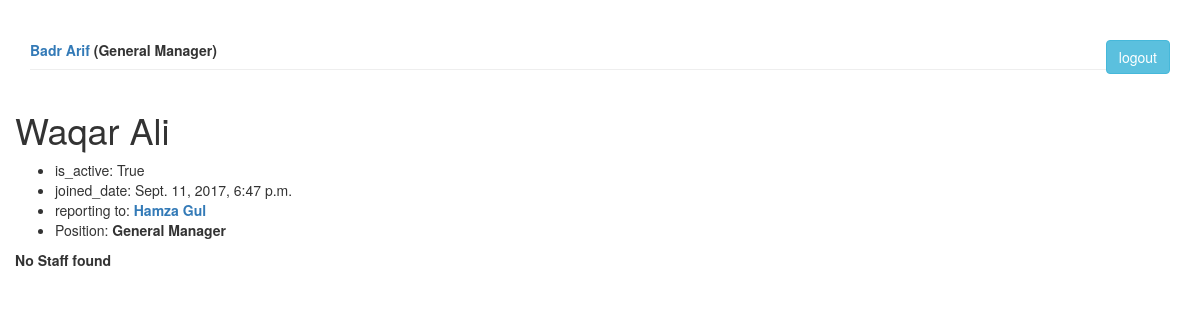
Page /appraisal/detail/user/9 (signed in) on the committed database.
### appraisal/models.py (models this page shows)
class Employee(models.Model):
    def __str__(self):
        return self.name
    user = models.OneToOneField(User, on_delete=models.CASCADE, null=True, blank=True)
    employee_type = (('mg', 'Manager'),
                     ('gm', 'General Manager'),
                     ('sf', 'Staff')
                     )
    name = models.CharField(max_length=40)
    type = models.CharField(max_length=2,
                            choices=employee_type,
                            default='sf')
    joined_date = models.DateTimeField('date joined', null=True, blank=True)
    is_active = models.BooleanField(default=True)
    reporting_to = models.ForeignKey("self", on_delete=models.CASCADE, null=True, blank=True)
    @property
    def all_reportee(self):
        return self.employee_set.all()

### appraisal/views.py (the view)
# urls.py: url(r'^detail/user/(?P<pk>[0-9 a-z A-Z]+)$', views.DetailUserView.as_view(),  name='detail'),
class DetailUserView(LoginRequiredMixin, FormContext, generic.DetailView):
    model = Employee
    template_name = 'appraisal/detail.html'
    context_object_name = 'employee'
    def get_queryset(self):
        return Employee.objects.filter(pk=self.kwargs['pk'])
    def get_context_data(self, **kwargs):
        context = super(DetailUserView, self).get_context_data(**kwargs)
        under_employee = {'reporting_employee': self.request.user.employee.all_reportee}
        context.update(under_employee)
        return context

### appraisal/templatetags/my_tags.py (called while the page is built)
@register.inclusion_tag('logged_in/user.html')
def logged_in_user(user, takes_context=True):
    return {'user': user}

### appraisal/views.py (called while the page is built)
    def get_context_data(self, **kwargs):
        context = super(FormContext, self).get_context_data(**kwargs)
        context.update(self.extra_context)
        return context

### appraisal/templates/appraisal/detail.html (shortened to what this page needs)
<link rel="stylesheet" href="https://maxcdn.bootstrapcdn.com/bootstrap/3.3.7/css/bootstrap.min.css">
{% load static %}
{% load bootstrap3 %}
<html lang="en">
<head>
  <link rel="stylesheet" href="https://maxcdn.bootstrapcdn.com/bootstrap/3.3.7/css/bootstrap.min.css">
</head>
<body>
<div class="container-fluid">
{% load my_tags %}
{% logged_in_user user%}
{% if employee %}
<h1>{{ employee.name }} </h1>
<ul>
    <li> is_active: {{ employee.is_active }} </li>
    <li>joined_date: {{ employee.joined_date }}</li>
    {% if employee.reporting_to %}
    <li>reporting to:<b> <a href="{% url 'appraisal:detail' employee.reporting_to_id %}">
        {{ employee.reporting_to }}
        </a>
        </b>
    </li>
        {% endif %}
    <li>Position: <b>{{ employee.get_type_display }}</b></li>
</ul>
     {% if employee.all_reportee %}
<h2>
    Reportees
</h2>
        {% for reporting_employee in employee.all_reportee %}
            <li>
               <a href="{% url 'appraisal:detail' reporting_employee.id %}">
                   {{ reporting_employee.name }}
               </a>
            </li>
        {% endfor %}
        {% else %}
        {% if employee.type != 'sf' %}
        <b>No Staff found </b>
            {% endif %}
    {% endif %}
{% else %}
<h2>No User Found</h2>
{% endif %}
</div>
</body>
</html>

### appraisal/templates/logged_in/user.html
<!DOCTYPE html>
<html lang="en">
<body>
<div class="container">
  <div class="page-header">
    <div><b><a href="{% url 'appraisal:detail' user.employee.id %}">{{ user.employee.name|capfirst }} </a></b>
        <b> ({{ user.employee.get_type_display }})</b>
    <a href="{% url 'appraisal:logout' %}" class="btn btn-info pull-right" role="button">logout</a>
    </div>
  </div>
</div>
</body>
</html>

### rows in the picture
Employee: name "Waqar Ali", is_active "True", joined_date "Sept. 11, 2017, 6:47 p.m.", reporting_to "Hamza Gul", type "General Manager"

### other values in the picture
{{ user.employee.name|capfirst }} "Badr Arif"
{{ user.employee.get_type_display }} "General Manager"
